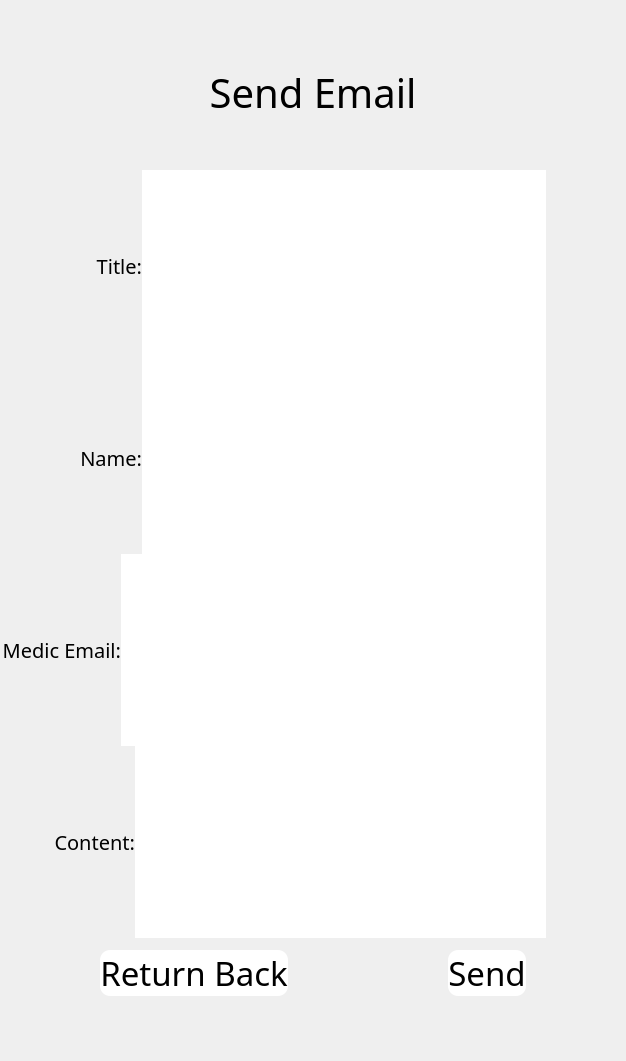
     <widget class="QWidget" name="MedicPage">
      <property name="font">
       <font>
        <family>Segoe UI Black</family>
        <pointsize>15</pointsize>
       </font>
      </property>
      <layout class="QGridLayout" name="gridLayout_6" rowstretch="0,0,0,0,0,0">
       <property name="leftMargin">
        <number>0</number>
       </property>
       <property name="topMargin">
        <number>65</number>
       </property>
       <property name="rightMargin">
        <number>0</number>
       </property>
       <property name="bottomMargin">
        <number>65</number>
       </property>
       <property name="spacing">
        <number>0</number>
       </property>
       <item row="4" column="0">
        <layout class="QHBoxLayout" name="horizontalLayout_8">
         <property name="leftMargin">
          <number>54</number>
         </property>
         <property name="topMargin">
          <number>0</number>
         </property>
         <property name="rightMargin">
          <number>80</number>
         </property>
         <item>
          <widget class="QLabel" name="label_15">
           <property name="font">
            <font>
             <family>Segoe UI Black</family>
             <pointsize>15</pointsize>
            </font>
           </property>
           <property name="text">
            <string>Content:</string>
           </property>
           <property name="alignment">
            <set>Qt::AlignRight|Qt::AlignTrailing|Qt::AlignVCenter</set>
           </property>
          </widget>
         </item>
         <item>
          <widget class="QPlainTextEdit" name="email_content">
           <property name="font">
            <font>
             <family>Segoe UI Black</family>
             <pointsize>10</pointsize>
            </font>
           </property>
           <property name="styleSheet">
            <string notr="true">border:1px solid white;</string>
           </property>
           <property name="plainText">
            <string/>
           </property>
          </widget>
         </item>
        </layout>
       </item>
       <item row="0" column="0">
        <widget class="QLabel" name="label_11">
         <property name="font">
          <font>
           <family>Segoe UI Black</family>
           <pointsize>30</pointsize>
          </font>
         </property>
         <property name="text">
          <string>Send Email</string>
         </property>
         <property name="alignment">
          <set>Qt::AlignCenter</set>
         </property>
        </widget>
       </item>
       <item row="2" column="0">
        <layout class="QHBoxLayout" name="horizontalLayout_6">
         <property name="leftMargin">
          <number>80</number>
         </property>
         <property name="topMargin">
          <number>0</number>
         </property>
         <property name="rightMargin">
          <number>80</number>
         </property>
         <item>
          <widget class="QLabel" name="label_13">
           <property name="font">
            <font>
             <family>Segoe UI Black</family>
             <pointsize>15</pointsize>
            </font>
           </property>
           <property name="text">
            <string>Name:</string>
           </property>
           <property name="alignment">
            <set>Qt::AlignRight|Qt::AlignTrailing|Qt::AlignVCenter</set>
           </property>
          </widget>
         </item>
         <item>
          <widget class="QPlainTextEdit" name="email_name">
           <property name="font">
            <font>
             <family>Segoe UI Black</family>
             <pointsize>10</pointsize>
            </font>
           </property>
           <property name="styleSheet">
            <string notr="true">border:1px solid white;</string>
           </property>
          </widget>
         </item>
        </layout>
       </item>
       <item row="1" column="0">
        <layout class="QHBoxLayout" name="horizontalLayout_5">
         <property name="leftMargin">
          <number>96</number>
         </property>
         <property name="topMargin">
          <number>50</number>
         </property>
         <property name="rightMargin">
          <number>80</number>
         </property>
         <item>
          <widget class="QLabel" name="label_12">
           <property name="font">
            <font>
             <family>Segoe UI Black</family>
             <pointsize>15</pointsize>
            </font>
           </property>
           <property name="text">
            <string>Title:</string>
           </property>
           <property name="alignment">
            <set>Qt::AlignRight|Qt::AlignTrailing|Qt::AlignVCenter</set>
           </property>
          </widget>
         </item>
         <item>
          <widget class="QPlainTextEdit" name="email_title">
           <property name="font">
            <font>
             <family>Segoe UI Black</family>
             <pointsize>10</pointsize>
            </font>
           </property>
           <property name="styleSheet">
            <string notr="true">border:1px solid white;</string>
           </property>
           <property name="plainText">
            <string/>
           </property>
          </widget>
         </item>
        </layout>
       </item>
       <item row="3" column="0">
        <layout class="QHBoxLayout" name="horizontalLayout_7">
         <property name="leftMargin">
          <number>2</number>
         </property>
         <property name="rightMargin">
          <number>80</number>
         </property>
         <item>
          <widget class="QLabel" name="label_14">
           <property name="font">
            <font>
             <family>Segoe UI Black</family>
             <pointsize>15</pointsize>
            </font>
           </property>
           <property name="text">
            <string>Medic Email:</string>
           </property>
           <property name="alignment">
            <set>Qt::AlignRight|Qt::AlignTrailing|Qt::AlignVCenter</set>
           </property>
          </widget>
         </item>
         <item>
          <widget class="QPlainTextEdit" name="email_medic_email">
           <property name="font">
            <font>
             <family>Segoe UI Black</family>
             <pointsize>10</pointsize>
            </font>
           </property>
           <property name="styleSheet">
            <string notr="true">border:1px solid white;</string>
           </property>
          </widget>
         </item>
        </layout>
       </item>
       <item row="5" column="0">
        <layout class="QHBoxLayout" name="horizontalLayout_10">
         <property name="spacing">
          <number>160</number>
         </property>
         <property name="leftMargin">
          <number>100</number>
         </property>
         <property name="topMargin">
          <number>12</number>
         </property>
         <property name="rightMargin">
          <number>100</number>
         </property>
         <item>
          <widget class="QPushButton" name="MedicReturnButton">
           <property name="sizePolicy">
            <sizepolicy hsizetype="Expanding" vsizetype="Expanding">
             <horstretch>0</horstretch>
             <verstretch>0</verstretch>
            </sizepolicy>
           </property>
           <property name="font">
            <font>
             <family>Segoe UI Black</family>
             <pointsize>25</pointsize>
            </font>
           </property>
           <property name="styleSheet">
            <string notr="true">background-color: white;
border-style:outset;
border-radius:10px;
border-color:black;
padding 20px;</string>
           </property>
           <property name="text">
            <string>Return Back</string>
           </property>
          </widget>
         </item>
         <item>
          <widget class="QPushButton" name="SendEmailButton">
           <property name="sizePolicy">
            <sizepolicy hsizetype="Expanding" vsizetype="Expanding">
             <horstretch>0</horstretch>
             <verstretch>0</verstretch>
            </sizepolicy>
           </property>
           <property name="font">
            <font>
             <family>Segoe UI Black</family>
             <pointsize>25</pointsize>
            </font>
           </property>
           <property name="styleSheet">
            <string notr="true">background-color: white;
border-style:outset;
border-radius:10px;
border-color:black;
padding 20px;</string>
           </property>
           <property name="text">
            <string>Send</string>
           </property>
          </widget>
         </item>
        </layout>
       </item>
      </layout>
     </widget>
